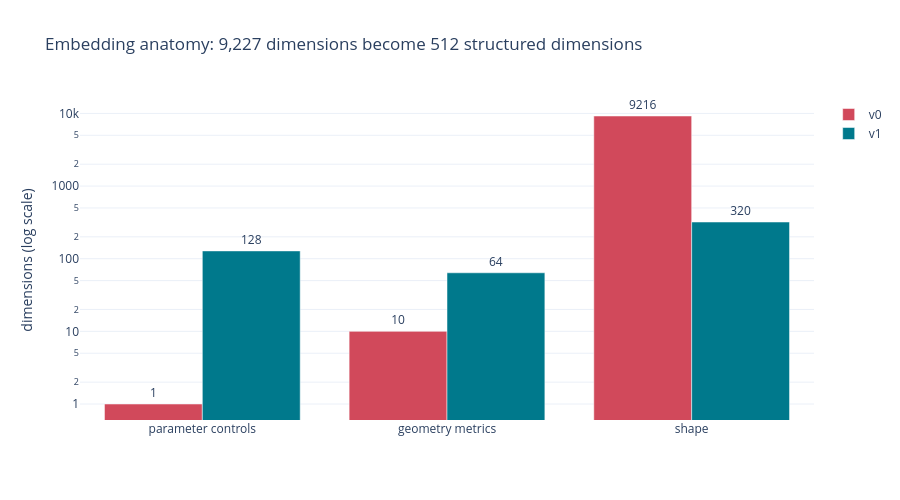

Notebook code for this chart:
### Markdown cell above
## 2. Two standards, two design philosophies

`static-shape-v0` is deliberately transparent: one summed parameter, ten geometric
moments, and every pixel of a 96 by 96 signed bitmap. It proved that layout geometry
can be joined to simulation data, but the sum destroys parameter names and the raw
bitmap is large.

`universal-geometry-v1` accepts only a GDS file, a small layer-role mapping, and the
native parameter dictionary from **any** layout tool. It separates:

- **64 geometry metrics:** 32 physical/morphological values plus 32 availability bits;
- **320 shape coefficients:** low-frequency 2D DCT coefficients from five 64 by 64
  functional channels, including a signed-distance field;
- **128 control channels:** stable signed hashing of parameter paths and unit-normalized
  values, with a sidecar map back to the layout knobs.

Each block is normalized separately, so no large block wins merely because it has
more dimensions.

### Code cell
fig = go.Figure()
fig.add_trace(
    go.Bar(
        name="v0",
        x=["parameter controls", "geometry metrics", "shape"],
        y=[1, 10, 96 * 96],
        marker_color="#D1495B",
        text=[1, 10, 96 * 96],
        textposition="outside",
    )
)
fig.add_trace(
    go.Bar(
        name="v1",
        x=["parameter controls", "geometry metrics", "shape"],
        y=[128, 64, 320],
        marker_color="#00798C",
        text=[128, 64, 320],
        textposition="outside",
    )
)
fig.update_layout(
    title="Embedding anatomy: 9,227 dimensions become 512 structured dimensions",
    yaxis_title="dimensions (log scale)",
    yaxis_type="log",
    barmode="group",
    template="plotly_white",
    height=500,
)
fig.show()

### Figure 1 — Plotly figure (JSON) as saved in the notebook; plotly's stock layout.template omitted (floating-point values rounded to 4 significant figures)
{"data": [{"marker": {"color": "#D1495B"}, "name": "v0", "text": ["1", "10", "9216"], "textposition": "outside", "type": "bar", "x": ["parameter controls", "geometry metrics", "shape"], "y": [1, 10, 9216]}, {"marker": {"color": "#00798C"}, "name": "v1", "text": ["128", "64", "320"], "textposition": "outside", "type": "bar", "x": ["parameter controls", "geometry metrics", "shape"], "y": [128, 64, 320]}], "layout": {"barmode": "group", "height": 500, "title": {"text": "Embedding anatomy: 9,227 dimensions become 512 structured dimensions"}, "yaxis": {"title": {"text": "dimensions (log scale)"}, "type": "log"}}}
